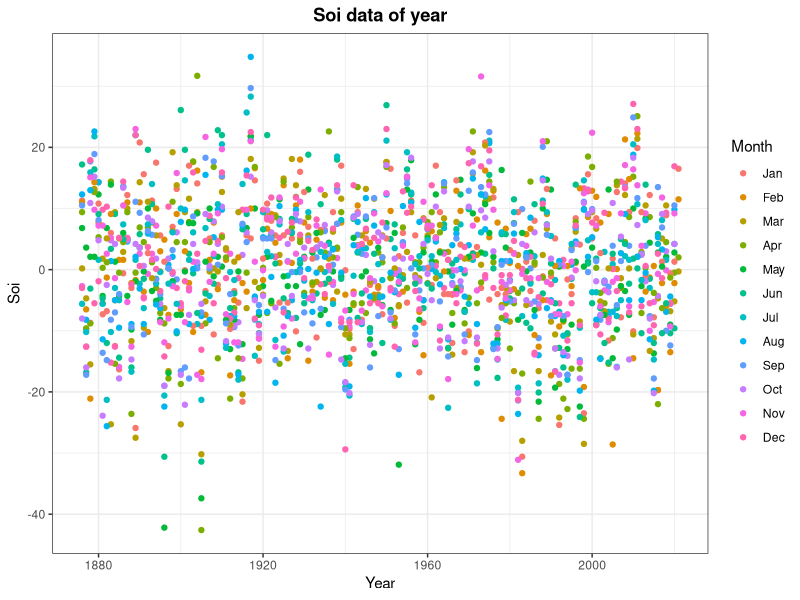
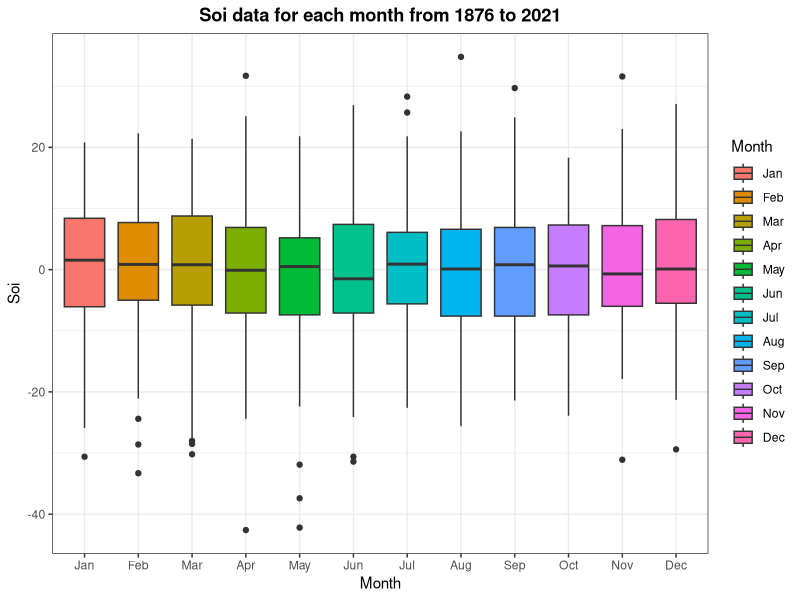
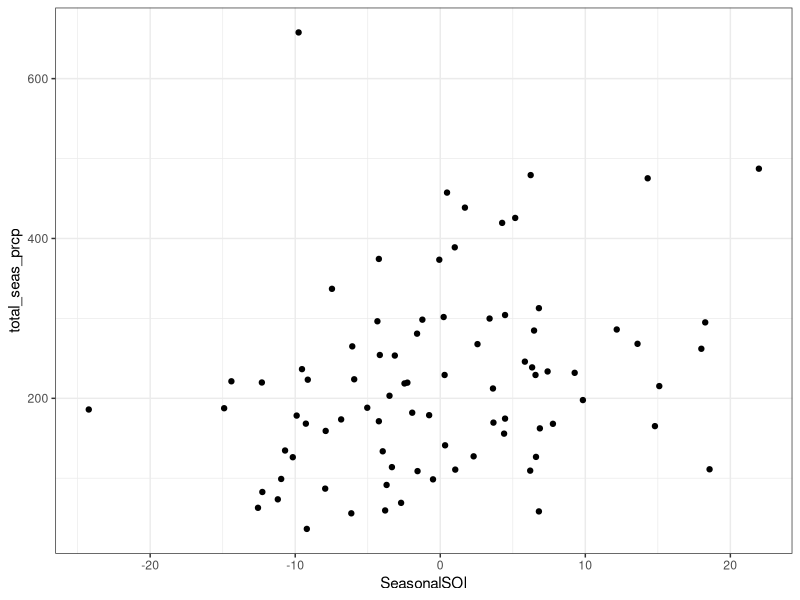
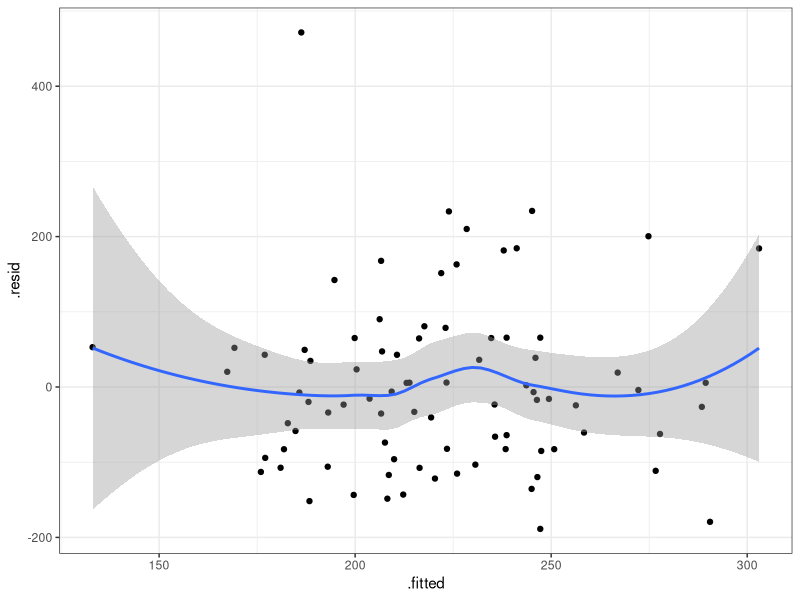
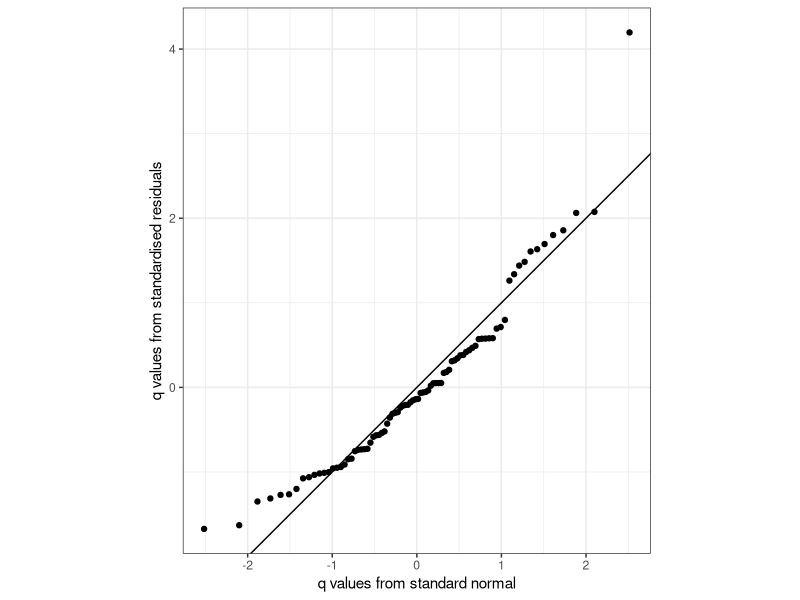
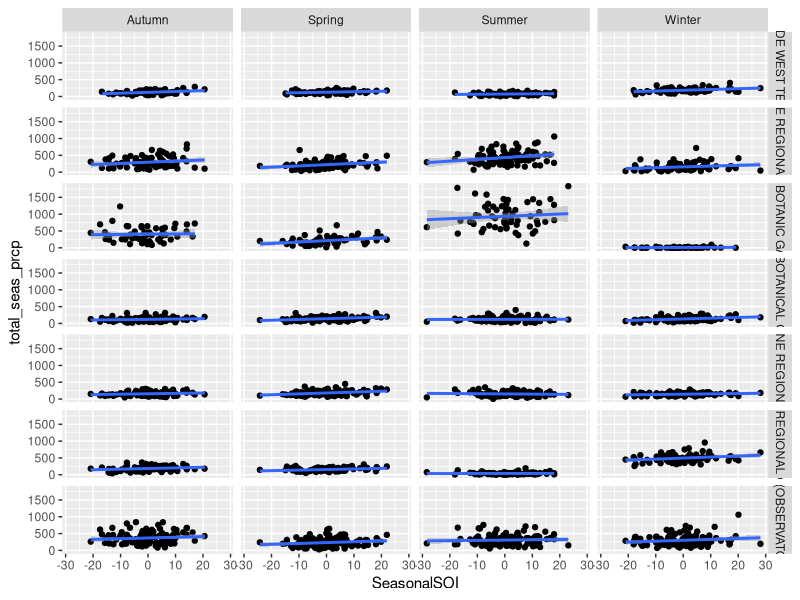

The R script that drew these images, in order:
## ---- chunk 1
# read library
library(tidyverse)
## ---- chunk 2
# read data
df_soi_w <- read_csv("soi_data_wide.csv")

# get column names
cols_names <- names(df_soi_w)

# Remove first column which is year
cols_names <- cols_names[- 1]

# change from wide to long
df_soi <- pivot_longer(df_soi_w, cols = cols_names, names_to = "Month", values_to = "Soi")
head(df_soi, 3)
## ---- chunk 3
month_levels <- c("Jan", "Feb", "Mar", "Apr", "May", "Jun", "Jul", "Aug", "Sep", "Oct", "Nov", "Dec")
df_soi <- mutate(df_soi, Month = factor(Month, levels = month_levels))
ggplot(data = df_soi, aes(x = Year, y = Soi)) +
  geom_point(aes(colour = factor(Month, levels = month_levels))) +
  theme_bw() +
  labs(colour = "Month",
       title = "Soi data of year") +
  theme(plot.title=element_text( hjust=0.5, face='bold'))
## ---- chunk 4
month_levels <- c("Jan", "Feb", "Mar", "Apr", "May", "Jun", "Jul", "Aug", "Sep", "Oct", "Nov", "Dec")
df_soi <- mutate(df_soi, Month = factor(Month, levels = month_levels))
ggplot(data = df_soi, aes(x = Month, y = Soi)) +
  geom_boxplot(aes(fill = factor(Month, levels = month_levels))) +
  theme_bw() +
  labs(fill = "Month",
       title = "Soi data for each month from 1876 to 2021") +
  theme(plot.title=element_text( hjust=0.5, face='bold'))
## ---- chunk 5
spring_months = c("Sep", "Oct", "Nov")
summer_months = c("Dec", "Jan", "Feb")
autumn_months = c("Mar", "Apr", "May")
winter_months = c("Jun", "Jul", "Aug")
seasons = c("Spring", "Summer", "Autumn", "Winter")
df_soi <- df_soi %>%
  mutate(Season = NA_character_) %>%
  mutate(Season = if_else(Month %in% summer_months, "Summer", Season)) %>%
  mutate(Season = if_else(Month %in% spring_months, "Spring", Season)) %>%
  mutate(Season = if_else(Month %in% autumn_months, "Autumn", Season)) %>%
  mutate(Season = if_else(Month %in% winter_months, "Winter", Season)) %>%
  mutate(Season = factor(Season, levels = seasons))

filter(df_soi, Year == 2020)
## ---- chunk 6
df_soi <- mutate(df_soi, Year_fake = if_else(Month == "Dec", Year+1, Year))
filter(df_soi, Year == 2020)
## ---- chunk 7
seasonal_soi_values <- df_soi %>% 
  group_by(Year_fake, Season) %>% 
  summarise(SeasonalSOI = mean(Soi, na.rm = T)) %>%
  rename(Year = Year_fake) # Rename Year_fake to Year

filter(seasonal_soi_values, Year == 2020)
## ---- chunk 8
seasonal_soi_values <- seasonal_soi_values %>%
  mutate(Phase = "Neutral") %>% 
  mutate(Phase = if_else(SeasonalSOI > 8, "LaNina", Phase)) %>%
  mutate(Phase = if_else(SeasonalSOI < -8, "ElNino", Phase))

filter(seasonal_soi_values, Year == 2011)
## ---- chunk 9
seasons = c("Spring", "Summer", "Autumn", "Winter")
phases = c("LaNina", "Neutral", "ElNino")
seasonal_soi_values <- seasonal_soi_values %>%
  mutate(Season = factor(Season, levels = seasons)) %>%
  mutate(Phase = factor(Phase, levels = phases))

levels(seasonal_soi_values$Season)
levels(seasonal_soi_values$Phase)
## ---- chunk 10
total_seasonal_rainfall <- read_csv("total_seasonal_rainfall.csv") %>%
  mutate(total_seas_prcp = total_seas_prcp/10) %>%
  left_join(seasonal_soi_values)
## ---- chunk 11
# generate the data
brisbane_spring <- total_seasonal_rainfall %>% 
  filter(name == "BRISBANE REGIONAL OFFICE" & Season == "Spring")

brisbane_spring_lm <- lm(data = brisbane_spring, total_seas_prcp ~ SeasonalSOI)

summary(brisbane_spring_lm)
## ---- chunk 12
library(broom)
tidy(brisbane_spring_lm, conf.int = T, conf.level = 0.95)
## ---- chunk 13
brisbane_spring_fort <- fortify(brisbane_spring_lm)

ggplot(brisbane_spring, aes(x = SeasonalSOI, y = total_seas_prcp)) +
  geom_point() +
  theme_bw()

ggplot(brisbane_spring_fort, aes(x = .fitted, y = .resid)) +
  geom_point() +
  geom_smooth() +
  theme_bw()

ggplot(data = brisbane_spring_fort, aes(sample = .stdresid))+
  stat_qq()+
  geom_abline(intercept = 0, slope = 1)+
  coord_equal()+
  labs(x = "q values from standard normal",
       y = "q values from standardised residuals")+
  theme_bw()
## ---- chunk 14
ggplot(total_seasonal_rainfall, aes(x = SeasonalSOI, y = total_seas_prcp)) +
  geom_point() +
  geom_smooth(method = "lm") +
  facet_grid(name ~ Season) 
  
